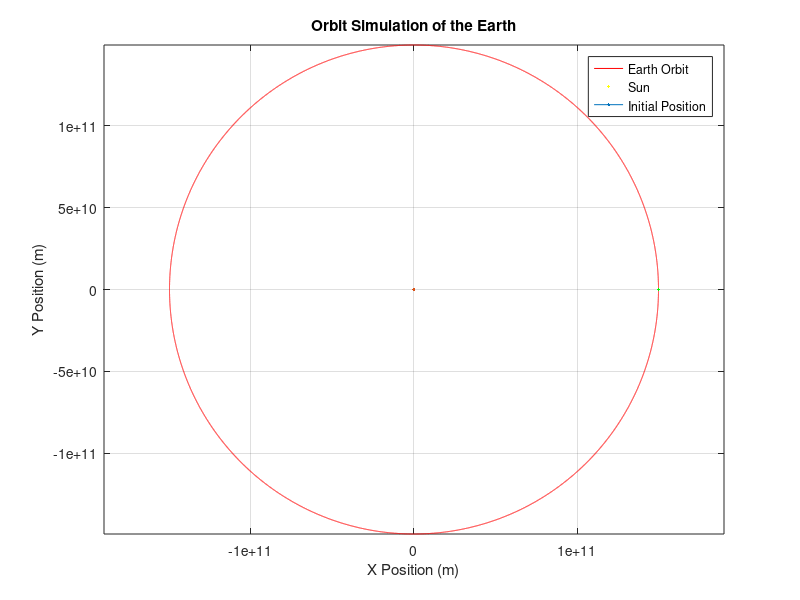

Source code (MATLAB):
dt = 1000;
M = 1.9891e30;
G = 6.67430e-11;
t = 0:dt:3.1536e7;
x = zeros(size(t));
y = zeros(size(t));
vx = zeros(size(t));
vy = zeros(size(t));
x(1) = 1.496e11;
y(1) = 0;
vx(1) = 0;
vy(1) = 29780;
for i=1:length(t)-1
    
    r1 = sqrt(x(i)^2 + y(i)^2);
    k1_x = vx(i);
    k1_y = vy(i);
    k1_vx = -G * M * x(i) / r1^3;
    k1_vy = -G * M * y(i) / r1^3;
   
    r2 = sqrt((x(i) + 0.5*dt*k1_x)^2 + (y(i) + 0.5*dt*k1_y)^2);
    k2_x = vx(i) + 0.5*dt*k1_vx;
    k2_y = vy(i) + 0.5*dt*k1_vy;
    k2_vx = -G * M * (x(i) + 0.5*dt*k1_x) / r2^3;
    k2_vy = -G * M * (y(i) + 0.5*dt*k1_y) / r2^3;

    r3 = sqrt((x(i) + 0.5*dt*k2_x)^2 + (y(i) + 0.5*dt*k2_y)^2);
    k3_x = vx(i) + 0.5*dt*k2_vx;
    k3_y = vy(i) + 0.5*dt*k2_vy;
    k3_vx = -G * M * (x(i) + 0.5*dt*k2_x) / r3^3;
    k3_vy = -G * M * (y(i) + 0.5*dt*k2_y) / r3^3;

    r4 = sqrt((x(i) + dt*k3_x)^2 + (y(i) + dt*k3_y)^2);
    k4_x = vx(i) + dt*k3_vx;
    k4_y = vy(i) + dt*k3_vy;
    k4_vx = -G * M * (x(i) + dt*k3_x) / r4^3;
    k4_vy = -G * M * (y(i) + dt*k3_y) / r4^3;

    x(i+1) = x(i) + (dt/6) * (k1_x + 2*k2_x + 2*k3_x + k4_x);
    y(i+1) = y(i) + (dt/6) * (k1_y + 2*k2_y + 2*k3_y + k4_y);
    vx(i+1) = vx(i) + (dt/6) * (k1_vx + 2*k2_vx + 2*k3_vx + k4_vx);
    vy(i+1) = vy(i) + (dt/6) * (k1_vy + 2*k2_vy + 2*k3_vy + k4_vy);
end
figure;
plot(x, y,'r');
hold on;
plot(0,0,'y.',MarkerSize=100);
plot(x(1),0,'g.', MarkerSize=50)
xlabel('X Position (m)');
ylabel('Y Position (m)');
axis equal;
grid on;
legend('Earth Orbit', 'Sun', 'Initial Position');
title('Orbit Simulation of the Earth');
